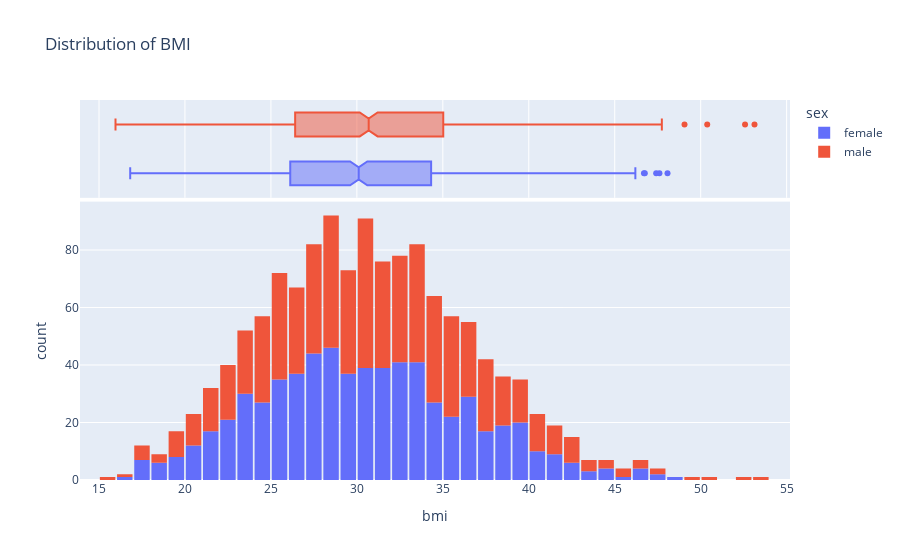

The cell this chart's notebook holds for it:
### Code cell
fig_bmi = px.histogram(df,
                       x="bmi",
                       marginal='box',
                       color= 'sex',
                       title="Distribution of BMI")
fig_bmi.update_layout(bargap=0.1)
fig_bmi.show()

### Figure 1 — Plotly figure (JSON) as saved in the notebook; plotly's stock layout.template omitted (floating-point values rounded to 4 significant figures; data arrays with more than 128 entries replaced by an {"elided": "..."} marker saying what was removed)
{"data": [{"bingroup": "x", "hovertemplate": "sex=female<br>bmi=%{x}<br>count=%{y}<extra></extra>", "legendgroup": "female", "marker": {"color": "#636efa", "pattern": {"shape": ""}}, "name": "female", "orientation": "v", "showlegend": true, "type": "histogram", "x": {"elided": "662 float values"}, "xaxis": "x", "yaxis": "y"}, {"hovertemplate": "sex=female<br>bmi=%{x}<extra></extra>", "legendgroup": "female", "marker": {"color": "#636efa"}, "name": "female", "notched": true, "showlegend": false, "type": "box", "x": {"elided": "662 float values"}, "xaxis": "x2", "yaxis": "y2"}, {"bingroup": "x", "hovertemplate": "sex=male<br>bmi=%{x}<br>count=%{y}<extra></extra>", "legendgroup": "male", "marker": {"color": "#EF553B", "pattern": {"shape": ""}}, "name": "male", "orientation": "v", "showlegend": true, "type": "histogram", "x": {"elided": "676 float values"}, "xaxis": "x", "yaxis": "y"}, {"hovertemplate": "sex=male<br>bmi=%{x}<extra></extra>", "legendgroup": "male", "marker": {"color": "#EF553B"}, "name": "male", "notched": true, "showlegend": false, "type": "box", "x": {"elided": "676 float values"}, "xaxis": "x2", "yaxis": "y2"}], "layout": {"bargap": 0.1, "barmode": "relative", "legend": {"title": {"text": "sex"}, "tracegroupgap": 0}, "title": {"text": "Distribution of BMI"}, "xaxis": {"anchor": "y", "domain": [0, 1], "title": {"text": "bmi"}}, "xaxis2": {"anchor": "y2", "domain": [0, 1], "matches": "x", "showgrid": true, "showticklabels": false}, "yaxis": {"anchor": "x", "domain": [0, 0.7326], "title": {"text": "count"}}, "yaxis2": {"anchor": "x2", "domain": [0.7426, 1], "matches": "y2", "showgrid": false, "showline": false, "showticklabels": false, "ticks": ""}}}
